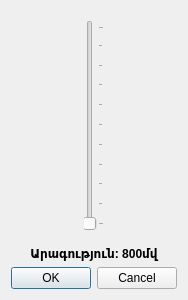
<?xml version="1.0" encoding="UTF-8"?>
<ui version="4.0">
 <class>AnimationSpeed</class>
 <widget class="QDialog" name="AnimationSpeed">
  <property name="geometry">
   <rect>
    <x>0</x>
    <y>0</y>
    <width>176</width>
    <height>300</height>
   </rect>
  </property>
  <property name="windowTitle">
   <string>Արագություն</string>
  </property>
  <layout class="QVBoxLayout" name="verticalLayout">
   <item>
    <widget class="QWidget" name="widget" native="true">
     <layout class="QHBoxLayout" name="horizontalLayout">
      <item>
       <spacer name="horizontalSpacer">
        <property name="orientation">
         <enum>Qt::Horizontal</enum>
        </property>
        <property name="sizeHint" stdset="0">
         <size>
          <width>40</width>
          <height>20</height>
         </size>
        </property>
       </spacer>
      </item>
      <item>
       <widget class="QSlider" name="verticalSlider">
        <property name="orientation">
         <enum>Qt::Vertical</enum>
        </property>
        <property name="tickPosition">
         <enum>QSlider::TicksBelow</enum>
        </property>
       </widget>
      </item>
      <item>
       <spacer name="horizontalSpacer_2">
        <property name="orientation">
         <enum>Qt::Horizontal</enum>
        </property>
        <property name="sizeHint" stdset="0">
         <size>
          <width>40</width>
          <height>20</height>
         </size>
        </property>
       </spacer>
      </item>
     </layout>
    </widget>
   </item>
   <item>
    <widget class="QLabel" name="label">
     <property name="styleSheet">
      <string notr="true">font-weight: bold;</string>
     </property>
     <property name="text">
      <string>Արագություն: 800մվ</string>
     </property>
     <property name="alignment">
      <set>Qt::AlignCenter</set>
     </property>
    </widget>
   </item>
   <item>
    <widget class="QDialogButtonBox" name="buttonBox">
     <property name="orientation">
      <enum>Qt::Horizontal</enum>
     </property>
     <property name="standardButtons">
      <set>QDialogButtonBox::Cancel|QDialogButtonBox::Ok</set>
     </property>
    </widget>
   </item>
  </layout>
 </widget>
 <resources/>
 <connections>
  <connection>
   <sender>buttonBox</sender>
   <signal>accepted()</signal>
   <receiver>AnimationSpeed</receiver>
   <slot>accept()</slot>
   <hints>
    <hint type="sourcelabel">
     <x>248</x>
     <y>254</y>
    </hint>
    <hint type="destinationlabel">
     <x>157</x>
     <y>274</y>
    </hint>
   </hints>
  </connection>
  <connection>
   <sender>buttonBox</sender>
   <signal>rejected()</signal>
   <receiver>AnimationSpeed</receiver>
   <slot>reject()</slot>
   <hints>
    <hint type="sourcelabel">
     <x>316</x>
     <y>260</y>
    </hint>
    <hint type="destinationlabel">
     <x>286</x>
     <y>274</y>
    </hint>
   </hints>
  </connection>
 </connections>
</ui>
